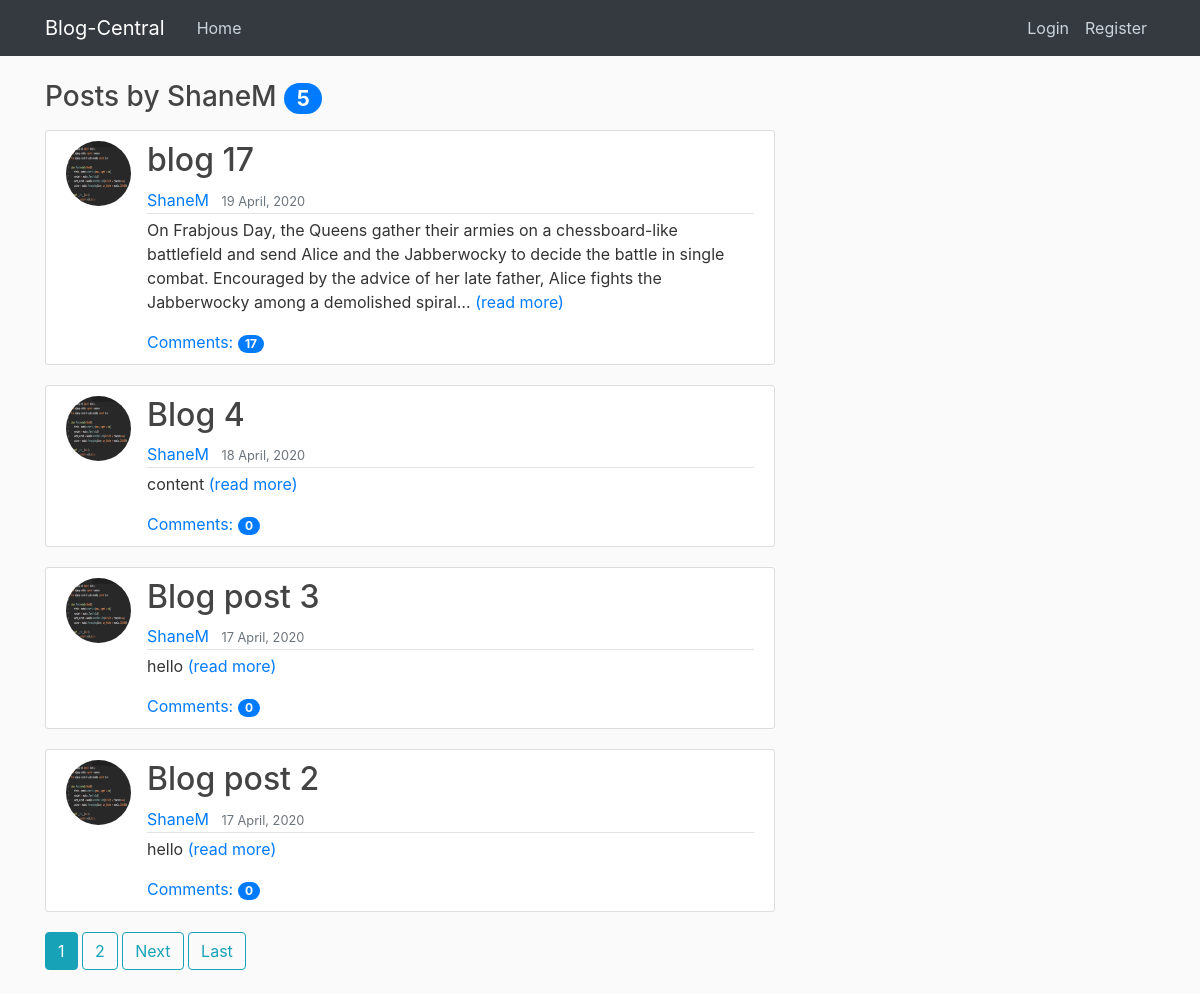
The page /user/ShaneM on the database as committed earlier.
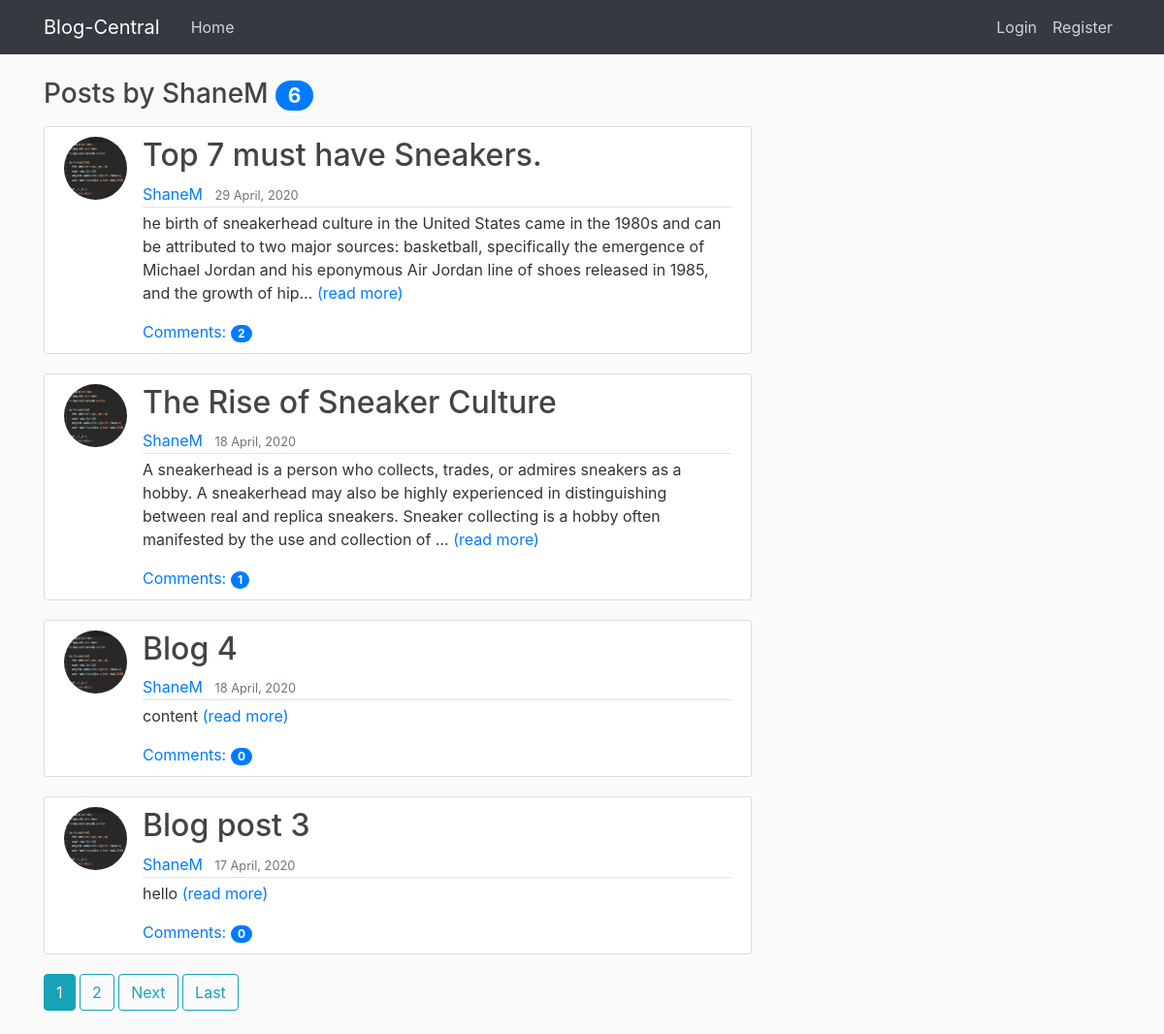
The same page on the database as committed later.
### blog/models.py (models this page shows, shortened)
class Post(models.Model):
    title = models.CharField(max_length = 100)
    content = models.TextField()
    date_posted = models.DateTimeField(default = timezone.now)
    author = models.ForeignKey(User, on_delete = models.CASCADE)

### users/models.py (models this page shows, shortened)
class Profile(models.Model):
    user = models.OneToOneField(User, on_delete = models.CASCADE)
    image = models.ImageField(default = 'default.jpg', upload_to =  'profile_pics')

### blog/views.py (the view)
# urls.py: path('user/<str:username>', UserPostListView.as_view(), name= 'user-posts'),
class UserPostListView(ListView):
    model = Post
    template_name = 'blog/user_posts.html'
    context_object_name = 'posts'
    paginate_by = 4
    def get_queryset(self):
        user = get_object_or_404(User, username = self.kwargs.get('username'))
        return Post.objects.filter(author = user).order_by('-date_posted')

### blog/templates/blog/user_posts.html (shortened to what this page needs)
{% extends 'blog/base.html'%}
{% block content %}
        <h3 class = "mb-3">Posts by {{ view.kwargs.username}}
            <span class="badge badge-primary badge-pill">{{ page_obj.paginator.count }}</span>
        </h3>
        {% for post in posts %}
            <article class="media content-section">
                <img class ="rounded-circle article-img" src=" {{ post.author.profile.image.url }}" alt="">
                <div class="media-body">
                    <h2><a class="article-title" href="{% url 'post-detail' post.id %}">{{ post.title }}</a></h2>
                    <div class="article-metadata">
                        <a class="mr-2" href="{% url 'user-posts' post.author.username %}">{{ post.author }}</a>
                        <small class="text-muted">{{ post.date_posted |date:"d F, Y" }}</small>
                    </div>
                    <p class="article-content">{{ post.content | truncatechars:255}} <a href="{% url 'post-detail' post.id %}">(read more)</a></p>
                    <a href="{% url 'post-detail' post.id %}">Comments: <span class="badge badge-primary badge-pill">{{ post.comments.count }}</span></a>
                </div>
            </article>
        {% endfor %}
        {% if is_paginated %}
            {% for num in page_obj.paginator.page_range %}
                {% if page_obj.number == num %}
                    <a class ="btn btn-info mb-4" href="?page={{ num }}"> {{num}}</a>
                {% elif page_obj.number > num|add:"-3" and page_obj.number < num|add:"+3" %}
                    <a class ="btn btn-outline-info mb-4" href="?page={{ num }}">{{ num }}</a>
                {% endif %}
            {% endfor %}
            {% if page_obj.has_next %}
                <a class ="btn btn-outline-info mb-4" href="?page={{ page_obj.next_page_number }}">Next</a>
                <a class ="btn btn-outline-info mb-4" href="?page={{ page_obj.paginator.num_pages }}">Last</a>
            {% endif %}
        {% endif %}
{% endblock content %}

Rows that differ between the two databases and show on the page:
removed Post: author.profile.image (picture), title "blog 17", author "ShaneM", date_posted "19 April, 2020", content "On Frabjous Day, the Queens gather their armies on a chessboard-like battlefield and send Alice and the Jabberwocky to decide the battle in single combat. Encouraged by the advice of her late father, Alice fights the Jabberwocky among a demolished spiral…", comments.count "17"
no longer on this page (row unchanged): Post: author.profile.image (picture), title "Blog post 2", author "ShaneM", date_posted "17 April, 2020", content "hello", comments.count "0"
added Post: author.profile.image (picture), title "Top 7 must have Sneakers.", author "ShaneM", date_posted "29 April, 2020", content "he birth of sneakerhead culture in the United States came in the 1980s and can be attributed to two major sources: basketball, specifically the emergence of Michael Jordan and his eponymous Air Jordan line of shoes released in 1985, and the growth of hip…", comments.count "2"
now on this page (row edited): Post: author.profile.image (picture), title "The Rise of Sneaker Culture", author "ShaneM", date_posted "18 April, 2020", content "A sneakerhead is a person who collects, trades, or admires sneakers as a hobby. A sneakerhead may also be highly experienced in distinguishing between real and replica sneakers. Sneaker collecting is a hobby often manifested by the use and collection of …", comments.count "1"
Other text that changed with them:
{{ page_obj.paginator.count }}: "5" → "6"
